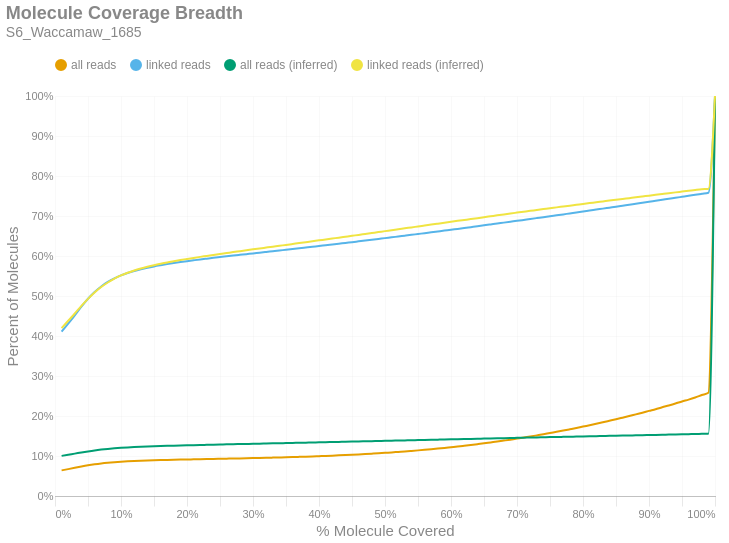

Notebook code for this chart:
### Markdown cell above
### Molecule Read Coverage
This chart shows molecule coverage breadth as computed by the number of bases aligned to that molecule. In other words, "*how much of each unique long molecule is actually sequenced/aligned?*" Keep in mind there is a distinction between sequences and alignments, since some sequences belonging to a particular molecule may not align well and wouldn't appear in the alignment data. This chart also shows molecule coverage breadth as computed by the *inferred fragment* from which the aligned sequences originate. Unlike read coverage, this calculation takes into account the total insert size, including unsequenced gaps between the forward and reverse reads. Like the previous figures, these are cumulative percents.

### Code cell
if SKIPLR:
    print_html(f"Skipped")
else:
    binned_df = consolidated_hist(valids['coverage_bp'], mask, 0.01, True)
    binned_df_inf = consolidated_hist(valids['coverage_inserts'], mask, 0.01, True)
    binned_df = binned_df.with_columns(pl.lit(binned_df_inf['all reads (cumsum)']).alias('all reads (inferred)'))
    binned_df = binned_df.with_columns(pl.lit(binned_df_inf['linked reads (cumsum)']).alias('linked reads (inferred)'))
    binned_df = binned_df.with_columns(
        (pl.col('bin').cast(pl.Float64) + 0.01).alias('right_edge')
    )

    with SafeRender(binned_df):
        (
            density_plot(binned_df, 'Molecule Coverage Breadth', samplename, 'molcov', ['all reads (inferred)','linked reads (inferred)'])
            .encode(
                #x=alt.X('bin:Q', title="% Molecule Covered").axis(format = '%').scale(padding=0),
                x=alt.X('right_edge:Q', title="% Molecule Covered").axis(format='%').scale(padding=0),
                y=alt.Y('value:Q', title='Percent of Molecules')
                    .axis(format='%')
                    .stack(False)
                    .scale(domainMin=0, padding=0),
                color=alt.Color("key:N").scale(domain = ["all reads", "linked reads", "all reads (inferred)", "linked reads (inferred)"]),
                tooltip = [
                    alt.Tooltip("key:N", title = "Data Type"),
                    alt.Tooltip("range_label:N", title="% Molecule Covered"),
                    alt.Tooltip("value:Q", format = ".2%", title="% Molecules")
                ]
            )
        ).display()

### Figure 1 — Vega-Lite specification as saved in the notebook (floating-point values rounded to 4 significant figures)
{"width": "container", "height": 400, "config": {"title": {"anchor": "start", "dy": -15, "fontSize": 18, "color": "#888888", "subtitleColor": "#888888", "subtitleFontSize": 14}, "arc": {"fill": "#0072B2"}, "axis": {"domainColor": "#888888", "domainWidth": 0.5, "gridWidth": 0.2, "grid": false, "titleFontWeight": 400, "titleFontSize": 15, "labelFontSize": 11, "labelColor": "#888888", "tickColor": "#888888", "tickWidth": 0.2, "titleColor": "#888888"}, "axisBand": {"grid": false}, "axisX": {"grid": true, "tickSize": 10, "domainCap": "round"}, "axisY": {"domain": false, "grid": true, "tickSize": 0, "domainCap": "round"}, "background": "transparent", "header": {"labelFontSize": 15, "labelColor": "#888888", "titleFontSize": 15, "titleFontWeight": 600, "titleColor": "#888888"}, "legend": {"labelFont": "sans-serif", "labelFontSize": 12, "labelColor": "#888888", "symbolSize": 100, "symbolType": "circle", "titleFontSize": 12, "titlePadding": 10, "titleColor": "#888888", "title": null, "orient": "top"}, "range": {"category": ["#E69F00", "#56B4E9", "#009E73", "#F0E442", "#0072B2", "#D55E00", "#CC79A7", "#000000"], "diverging": ["#cfe8f3", "#a2d4ec", "#73bfe2", "#46abdb", "#1696d2", "#12719e"]}, "area": {"fill": "#0072B2", "fillOpacity": 0.7, "line": true, "strokeOpacity": 0.7}, "line": {"color": "#0072B2", "stroke": "#0072B2", "strokeWidth": 2}, "trail": {"color": "#0072B2", "stroke": "#0072B2", "strokeWidth": 0, "size": 1}, "point": {"filled": true, "fillOpacity": 1.0, "size": 95}, "text": {"color": "#888888", "fontSize": 11, "align": "right", "fontWeight": 400, "size": 11}, "bar": {"fill": "#0072B2", "stroke": null}, "view": {"stroke": null, "continuousWidth": 660, "continuousHeight": 400}}, "data": {"name": "data-83d51782aaf742fee3c65ac7643b8d0e"}, "mark": {"type": "line", "interpolate": "monotone", "point": {"opacity": 0, "size": 275}}, "encoding": {"color": {"field": "key", "scale": {"domain": ["all reads", "linked reads", "all reads (inferred)", "linked reads (inferred)"]}, "type": "nominal"}, "tooltip": [{"field": "key", "title": "Data Type", "type": "nominal"}, {"field": "range_label", "title": "% Molecule Covered", "type": "nominal"}, {"field": "value", "format": ".2%", "title": "% Molecules", "type": "quantitative"}], "x": {"axis": {"format": "%"}, "field": "right_edge", "scale": {"padding": 0}, "title": "% Molecule Covered", "type": "quantitative"}, "y": {"axis": {"format": "%"}, "field": "value", "scale": {"domainMin": 0, "padding": 0}, "stack": false, "title": "Percent of Molecules", "type": "quantitative"}}, "params": [{"name": "param_c36ac31b6afebe62", "select": {"type": "point", "fields": ["key"]}, "bind": "legend"}], "title": {"text": "Molecule Coverage Breadth", "subtitle": "S6_Waccamaw_1685"}, "transform": [{"fold": ["all reads (cumsum)", "linked reads (cumsum)", "all reads (inferred)", "linked reads (inferred)"]}, {"calculate": "replace(datum.key, ' (cumsum)', '')", "as": "key"}, {"filter": {"param": "param_c36ac31b6afebe62"}}], "usermeta": {"embedOptions": {"downloadFileName": "S6_Waccamaw_1685.molcov"}}, "$schema": "https://vega.github.io/schema/vega-lite/v6.1.0.json", "datasets": {"data-83d51782aaf742fee3c65ac7643b8d0e": [{"bin": "0.0", "interval": "0.0-0.01", "all reads": 0.06409, "linked reads": 0.411, "all reads (cumsum)": 0.06409, "linked reads (cumsum)": 0.411, "range_label": "0.0-0.01", "all reads (inferred)": 0.1003, "linked reads (inferred)": 0.4196, "right_edge": 0.01}, {"bin": "0.01", "interval": "0.01-0.02", "all reads": 0.003122, "linked reads": 0.01989, "all reads (cumsum)": 0.06721, "linked reads (cumsum)": 0.4308, "range_label": "0.01-0.02", "all reads (inferred)": 0.1032, "linked reads (inferred)": 0.4382, "right_edge": 0.02}, {"bin": "0.02", "interval": "0.02-0.03", "all reads": 0.003224, "linked reads": 0.02088, "all reads (cumsum)": 0.07043, "linked reads (cumsum)": 0.4517, "range_label": "0.02-0.03", "all reads (inferred)": 0.106, "linked reads (inferred)": 0.4563, "right_edge": 0.03}, {"bin": "0.03", "interval": "0.03-0.04", "all reads": 0.003297, "linked reads": 0.02149, "all reads (cumsum)": 0.07373, "linked reads (cumsum)": 0.4732, "range_label": "0.03-0.04", "all reads (inferred)": 0.1088, "linked reads (inferred)": 0.4751, "right_edge": 0.04}, {"bin": "0.04", "interval": "0.04-0.05", "all reads": 0.003029, "linked reads": 0.01981, "all reads (cumsum)": 0.07676, "linked reads (cumsum)": 0.493, "range_label": "0.04-0.05", "all reads (inferred)": 0.1115, "linked reads (inferred)": 0.4929, "right_edge": 0.05}, {"bin": "0.05", "interval": "0.05-0.06", "all reads": 0.00258, "linked reads": 0.01687, "all reads (cumsum)": 0.07934, "linked reads (cumsum)": 0.5099, "range_label": "0.05-0.06", "all reads (inferred)": 0.114, "linked reads (inferred)": 0.5089, "right_edge": 0.06}, {"bin": "0.06", "interval": "0.06-0.07", "all reads": 0.00215, "linked reads": 0.01404, "all reads (cumsum)": 0.08149, "linked reads (cumsum)": 0.5239, "range_label": "0.06-0.07", "all reads (inferred)": 0.116, "linked reads (inferred)": 0.5224, "right_edge": 0.07}, {"bin": "0.07", "interval": "0.07-0.08", "all reads": 0.001713, "linked reads": 0.01119, "all reads (cumsum)": 0.0832, "linked reads (cumsum)": 0.5351, "range_label": "0.07-0.08", "all reads (inferred)": 0.1177, "linked reads (inferred)": 0.5338, "right_edge": 0.08}, {"bin": "0.08", "interval": "0.08-0.09", "all reads": 0.001391, "linked reads": 0.009061, "all reads (cumsum)": 0.08459, "linked reads (cumsum)": 0.5442, "range_label": "0.08-0.09", "all reads (inferred)": 0.1192, "linked reads (inferred)": 0.5434, "right_edge": 0.09}, {"bin": "0.09", "interval": "0.09-0.1", "all reads": 0.001142, "linked reads": 0.00738, "all reads (cumsum)": 0.08574, "linked reads (cumsum)": 0.5516, "range_label": "0.09-0.1", "all reads (inferred)": 0.1204, "linked reads (inferred)": 0.5514, "right_edge": 0.1}, {"bin": "0.1", "interval": "0.1-0.11", "all reads": 0.0009372, "linked reads": 0.006023, "all reads (cumsum)": 0.08667, "linked reads (cumsum)": 0.5576, "range_label": "0.1-0.11", "all reads (inferred)": 0.1214, "linked reads (inferred)": 0.5581, "right_edge": 0.11}, {"bin": "0.11", "interval": "0.11-0.12", "all reads": 0.0007876, "linked reads": 0.005062, "all reads (cumsum)": 0.08746, "linked reads (cumsum)": 0.5626, "range_label": "0.11-0.12", "all reads (inferred)": 0.1223, "linked reads (inferred)": 0.5638, "right_edge": 0.12}, {"bin": "0.12", "interval": "0.12-0.13", "all reads": 0.0006713, "linked reads": 0.004282, "all reads (cumsum)": 0.08813, "linked reads (cumsum)": 0.5669, "range_label": "0.12-0.13", "all reads (inferred)": 0.1231, "linked reads (inferred)": 0.5688, "right_edge": 0.13}, {"bin": "0.13", "interval": "0.13-0.14", "all reads": 0.000595, "linked reads": 0.003793, "all reads (cumsum)": 0.08873, "linked reads (cumsum)": 0.5707, "range_label": "0.13-0.14", "all reads (inferred)": 0.1237, "linked reads (inferred)": 0.5731, "right_edge": 0.14}, {"bin": "0.14", "interval": "0.14-0.15", "all reads": 0.0005183, "linked reads": 0.003298, "all reads (cumsum)": 0.08925, "linked reads (cumsum)": 0.574, "range_label": "0.14-0.15", "all reads (inferred)": 0.1243, "linked reads (inferred)": 0.577, "right_edge": 0.15}, {"bin": "0.15", "interval": "0.15-0.16", "all reads": 0.0004716, "linked reads": 0.002971, "all reads (cumsum)": 0.08972, "linked reads (cumsum)": 0.577, "range_label": "0.15-0.16", "all reads (inferred)": 0.1249, "linked reads (inferred)": 0.5806, "right_edge": 0.16}, {"bin": "0.16", "interval": "0.16-0.17", "all reads": 0.0004502, "linked reads": 0.002831, "all reads (cumsum)": 0.09017, "linked reads (cumsum)": 0.5798, "range_label": "0.16-0.17", "all reads (inferred)": 0.1254, "linked reads (inferred)": 0.584, "right_edge": 0.17}, {"bin": "0.17", "interval": "0.17-0.18", "all reads": 0.0004175, "linked reads": 0.002609, "all reads (cumsum)": 0.09058, "linked reads (cumsum)": 0.5824, "range_label": "0.17-0.18", "all reads (inferred)": 0.1259, "linked reads (inferred)": 0.587, "right_edge": 0.18}, {"bin": "0.18", "interval": "0.18-0.19", "all reads": 0.0003959, "linked reads": 0.00246, "all reads (cumsum)": 0.09098, "linked reads (cumsum)": 0.5849, "range_label": "0.18-0.19", "all reads (inferred)": 0.1263, "linked reads (inferred)": 0.5899, "right_edge": 0.19}, {"bin": "0.19", "interval": "0.19-0.2", "all reads": 0.000371, "linked reads": 0.002269, "all reads (cumsum)": 0.09135, "linked reads (cumsum)": 0.5872, "range_label": "0.19-0.2", "all reads (inferred)": 0.1268, "linked reads (inferred)": 0.5926, "right_edge": 0.2}, {"bin": "0.2", "interval": "0.2-0.21", "all reads": 0.0003491, "linked reads": 0.002129, "all reads (cumsum)": 0.0917, "linked reads (cumsum)": 0.5893, "range_label": "0.2-0.21", "all reads (inferred)": 0.1272, "linked reads (inferred)": 0.5953, "right_edge": 0.21}, {"bin": "0.21", "interval": "0.21-0.22", "all reads": 0.0003497, "linked reads": 0.002101, "all reads (cumsum)": 0.09205, "linked reads (cumsum)": 0.5914, "range_label": "0.21-0.22", "all reads (inferred)": 0.1276, "linked reads (inferred)": 0.5978, "right_edge": 0.22}, {"bin": "0.22", "interval": "0.22-0.23", "all reads": 0.0003373, "linked reads": 0.002012, "all reads (cumsum)": 0.09239, "linked reads (cumsum)": 0.5934, "range_label": "0.22-0.23", "all reads (inferred)": 0.128, "linked reads (inferred)": 0.6002, "right_edge": 0.23}, {"bin": "0.23", "interval": "0.23-0.24", "all reads": 0.0003368, "linked reads": 0.001994, "all reads (cumsum)": 0.09272, "linked reads (cumsum)": 0.5954, "range_label": "0.23-0.24", "all reads (inferred)": 0.1283, "linked reads (inferred)": 0.6027, "right_edge": 0.24}, {"bin": "0.24", "interval": "0.24-0.25", "all reads": 0.0003214, "linked reads": 0.001877, "all reads (cumsum)": 0.09305, "linked reads (cumsum)": 0.5973, "range_label": "0.24-0.25", "all reads (inferred)": 0.1287, "linked reads (inferred)": 0.6051, "right_edge": 0.25}, {"bin": "0.25", "interval": "0.25-0.26", "all reads": 0.0003242, "linked reads": 0.001864, "all reads (cumsum)": 0.09337, "linked reads (cumsum)": 0.5991, "range_label": "0.25-0.26", "all reads (inferred)": 0.1291, "linked reads (inferred)": 0.6074, "right_edge": 0.26}, {"bin": "0.26", "interval": "0.26-0.27", "all reads": 0.0003235, "linked reads": 0.001864, "all reads (cumsum)": 0.09369, "linked reads (cumsum)": 0.601, "range_label": "0.26-0.27", "all reads (inferred)": 0.1295, "linked reads (inferred)": 0.6097, "right_edge": 0.27}, {"bin": "0.27", "interval": "0.27-0.28", "all reads": 0.0003353, "linked reads": 0.001837, "all reads (cumsum)": 0.09403, "linked reads (cumsum)": 0.6028, "range_label": "0.27-0.28", "all reads (inferred)": 0.1298, "linked reads (inferred)": 0.612, "right_edge": 0.28}, {"bin": "0.28", "interval": "0.28-0.29", "all reads": 0.0003472, "linked reads": 0.001828, "all reads (cumsum)": 0.09438, "linked reads (cumsum)": 0.6047, "range_label": "0.28-0.29", "all reads (inferred)": 0.1302, "linked reads (inferred)": 0.6143, "right_edge": 0.29}, {"bin": "0.29", "interval": "0.29-0.3", "all reads": 0.0003689, "linked reads": 0.00185, "all reads (cumsum)": 0.09475, "linked reads (cumsum)": 0.6065, "range_label": "0.29-0.3", "all reads (inferred)": 0.1305, "linked reads (inferred)": 0.6166, "right_edge": 0.3}, {"bin": "0.3", "interval": "0.3-0.31", "all reads": 0.000384, "linked reads": 0.001793, "all reads (cumsum)": 0.09513, "linked reads (cumsum)": 0.6083, "range_label": "0.3-0.31", "all reads (inferred)": 0.1309, "linked reads (inferred)": 0.6189, "right_edge": 0.31}, {"bin": "0.31", "interval": "0.31-0.32", "all reads": 0.0003976, "linked reads": 0.001824, "all reads (cumsum)": 0.09553, "linked reads (cumsum)": 0.6101, "range_label": "0.31-0.32", "all reads (inferred)": 0.1313, "linked reads (inferred)": 0.6211, "right_edge": 0.32}, {"bin": "0.32", "interval": "0.32-0.33", "all reads": 0.0004216, "linked reads": 0.001835, "all reads (cumsum)": 0.09595, "linked reads (cumsum)": 0.612, "range_label": "0.32-0.33", "all reads (inferred)": 0.1316, "linked reads (inferred)": 0.6233, "right_edge": 0.33}, {"bin": "0.33", "interval": "0.33-0.34", "all reads": 0.0004352, "linked reads": 0.001827, "all reads (cumsum)": 0.09638, "linked reads (cumsum)": 0.6138, "range_label": "0.33-0.34", "all reads (inferred)": 0.132, "linked reads (inferred)": 0.6255, "right_edge": 0.34}, {"bin": "0.34", "interval": "0.34-0.35", "all reads": 0.0004464, "linked reads": 0.001763, "all reads (cumsum)": 0.09683, "linked reads (cumsum)": 0.6155, "range_label": "0.34-0.35", "all reads (inferred)": 0.1323, "linked reads (inferred)": 0.6277, "right_edge": 0.35}, {"bin": "0.35", "interval": "0.35-0.36", "all reads": 0.000478, "linked reads": 0.00182, "all reads (cumsum)": 0.09731, "linked reads (cumsum)": 0.6174, "range_label": "0.35-0.36", "all reads (inferred)": 0.1327, "linked reads (inferred)": 0.63, "right_edge": 0.36}, {"bin": "0.36", "interval": "0.36-0.37", "all reads": 0.000518, "linked reads": 0.001863, "all reads (cumsum)": 0.09783, "linked reads (cumsum)": 0.6192, "range_label": "0.36-0.37", "all reads (inferred)": 0.1331, "linked reads (inferred)": 0.6323, "right_edge": 0.37}, {"bin": "0.37", "interval": "0.37-0.38", "all reads": 0.0005338, "linked reads": 0.001899, "all reads (cumsum)": 0.09836, "linked reads (cumsum)": 0.6211, "range_label": "0.37-0.38", "all reads (inferred)": 0.1334, "linked reads (inferred)": 0.6346, "right_edge": 0.38}, {"bin": "0.38", "interval": "0.38-0.39", "all reads": 0.0005661, "linked reads": 0.001906, "all reads (cumsum)": 0.09893, "linked reads (cumsum)": 0.623, "range_label": "0.38-0.39", "all reads (inferred)": 0.1338, "linked reads (inferred)": 0.6368, "right_edge": 0.39}, {"bin": "0.39", "interval": "0.39-0.4", "all reads": 0.0006278, "linked reads": 0.001981, "all reads (cumsum)": 0.09955, "linked reads (cumsum)": 0.625, "range_label": "0.39-0.4", "all reads (inferred)": 0.1342, "linked reads (inferred)": 0.6391, "right_edge": 0.4}, {"bin": "0.4", "interval": "0.4-0.41", "all reads": 0.0006278, "linked reads": 0.001873, "all reads (cumsum)": 0.1002, "linked reads (cumsum)": 0.6269, "range_label": "0.4-0.41", "all reads (inferred)": 0.1345, "linked reads (inferred)": 0.6414, "right_edge": 0.41}, {"bin": "0.41", "interval": "0.41-0.42", "all reads": 0.0006707, "linked reads": 0.001918, "all reads (cumsum)": 0.1009, "linked reads (cumsum)": 0.6288, "range_label": "0.41-0.42", "all reads (inferred)": 0.1349, "linked reads (inferred)": 0.6437, "right_edge": 0.42}, {"bin": "0.42", "interval": "0.42-0.43", "all reads": 0.0007243, "linked reads": 0.001915, "all reads (cumsum)": 0.1016, "linked reads (cumsum)": 0.6307, "range_label": "0.42-0.43", "all reads (inferred)": 0.1352, "linked reads (inferred)": 0.6459, "right_edge": 0.43}, {"bin": "0.43", "interval": "0.43-0.44", "all reads": 0.0007633, "linked reads": 0.001969, "all reads (cumsum)": 0.1023, "linked reads (cumsum)": 0.6327, "range_label": "0.43-0.44", "all reads (inferred)": 0.1356, "linked reads (inferred)": 0.6482, "right_edge": 0.44}, {"bin": "0.44", "interval": "0.44-0.45", "all reads": 0.0007955, "linked reads": 0.001915, "all reads (cumsum)": 0.1031, "linked reads (cumsum)": 0.6346, "range_label": "0.44-0.45", "all reads (inferred)": 0.136, "linked reads (inferred)": 0.6505, "right_edge": 0.45}, {"bin": "0.45", "interval": "0.45-0.46", "all reads": 0.0008521, "linked reads": 0.001975, "all reads (cumsum)": 0.104, "linked reads (cumsum)": 0.6366, "range_label": "0.45-0.46", "all reads (inferred)": 0.1364, "linked reads (inferred)": 0.6528, "right_edge": 0.46}, {"bin": "0.46", "interval": "0.46-0.47", "all reads": 0.0008932, "linked reads": 0.00197, "all reads (cumsum)": 0.1049, "linked reads (cumsum)": 0.6386, "range_label": "0.46-0.47", "all reads (inferred)": 0.1367, "linked reads (inferred)": 0.6551, "right_edge": 0.47}, {"bin": "0.47", "interval": "0.47-0.48", "all reads": 0.0009431, "linked reads": 0.002002, "all reads (cumsum)": 0.1058, "linked reads (cumsum)": 0.6406, "range_label": "0.47-0.48", "all reads (inferred)": 0.1371, "linked reads (inferred)": 0.6575, "right_edge": 0.48}, {"bin": "0.48", "interval": "0.48-0.49", "all reads": 0.0009872, "linked reads": 0.002038, "all reads (cumsum)": 0.1068, "linked reads (cumsum)": 0.6426, "range_label": "0.48-0.49", "all reads (inferred)": 0.1375, "linked reads (inferred)": 0.6598, "right_edge": 0.49}, {"bin": "0.49", "interval": "0.49-0.5", "all reads": 0.001145, "linked reads": 0.002086, "all reads (cumsum)": 0.108, "linked reads (cumsum)": 0.6447, "range_label": "0.49-0.5", "all reads (inferred)": 0.1379, "linked reads (inferred)": 0.6622, "right_edge": 0.5}, {"bin": "0.5", "interval": "0.5-0.51", "all reads": 0.001019, "linked reads": 0.001995, "all reads (cumsum)": 0.109, "linked reads (cumsum)": 0.6467, "range_label": "0.5-0.51", "all reads (inferred)": 0.1382, "linked reads (inferred)": 0.6644, "right_edge": 0.51}, {"bin": "0.51", "interval": "0.51-0.52", "all reads": 0.001227, "linked reads": 0.002077, "all reads (cumsum)": 0.1102, "linked reads (cumsum)": 0.6488, "range_label": "0.51-0.52", "all reads (inferred)": 0.1386, "linked reads (inferred)": 0.6668, "right_edge": 0.52}, {"bin": "0.52", "interval": "0.52-0.53", "all reads": 0.001197, "linked reads": 0.002033, "all reads (cumsum)": 0.1114, "linked reads (cumsum)": 0.6508, "range_label": "0.52-0.53", "all reads (inferred)": 0.139, "linked reads (inferred)": 0.6691, "right_edge": 0.53}, {"bin": "0.53", "interval": "0.53-0.54", "all reads": 0.001312, "linked reads": 0.002062, "all reads (cumsum)": 0.1127, "linked reads (cumsum)": 0.6528, "range_label": "0.53-0.54", "all reads (inferred)": 0.1394, "linked reads (inferred)": 0.6715, "right_edge": 0.54}, {"bin": "0.54", "interval": "0.54-0.55", "all reads": 0.001359, "linked reads": 0.002145, "all reads (cumsum)": 0.1141, "linked reads (cumsum)": 0.655, "range_label": "0.54-0.55", "all reads (inferred)": 0.1398, "linked reads (inferred)": 0.6738, "right_edge": 0.55}, {"bin": "0.55", "interval": "0.55-0.56", "all reads": 0.001445, "linked reads": 0.002106, "all reads (cumsum)": 0.1155, "linked reads (cumsum)": 0.6571, "range_label": "0.55-0.56", "all reads (inferred)": 0.1402, "linked reads (inferred)": 0.6761, "right_edge": 0.56}, {"bin": "0.56", "interval": "0.56-0.57", "all reads": 0.001508, "linked reads": 0.002176, "all reads (cumsum)": 0.117, "linked reads (cumsum)": 0.6593, "range_label": "0.56-0.57", "all reads (inferred)": 0.1405, "linked reads (inferred)": 0.6785, "right_edge": 0.57}, {"bin": "0.57", "interval": "0.57-0.58", "all reads": 0.001557, "linked reads": 0.002126, "all reads (cumsum)": 0.1186, "linked reads (cumsum)": 0.6614, "range_label": "0.57-0.58", "all reads (inferred)": 0.1409, "linked reads (inferred)": 0.6808, "right_edge": 0.58}, {"bin": "0.58", "interval": "0.58-0.59", "all reads": 0.001644, "linked reads": 0.002127, "all reads (cumsum)": 0.1202, "linked reads (cumsum)": 0.6635, "range_label": "0.58-0.59", "all reads (inferred)": 0.1413, "linked reads (inferred)": 0.6831, "right_edge": 0.59}, {"bin": "0.59", "interval": "0.59-0.6", "all reads": 0.00176, "linked reads": 0.002183, "all reads (cumsum)": 0.122, "linked reads (cumsum)": 0.6657, "range_label": "0.59-0.6", "all reads (inferred)": 0.1417, "linked reads (inferred)": 0.6855, "right_edge": 0.6}, {"bin": "0.6", "interval": "0.6-0.61", "all reads": 0.001729, "linked reads": 0.002053, "all reads (cumsum)": 0.1237, "linked reads (cumsum)": 0.6678, "range_label": "0.6-0.61", "all reads (inferred)": 0.142, "linked reads (inferred)": 0.6878, "right_edge": 0.61}, {"bin": "0.61", "interval": "0.61-0.62", "all reads": 0.001891, "linked reads": 0.002154, "all reads (cumsum)": 0.1256, "linked reads (cumsum)": 0.6699, "range_label": "0.61-0.62", "all reads (inferred)": 0.1424, "linked reads (inferred)": 0.6901, "right_edge": 0.62}, {"bin": "0.62", "interval": "0.62-0.63", "all reads": 0.001935, "linked reads": 0.002237, "all reads (cumsum)": 0.1275, "linked reads (cumsum)": 0.6722, "range_label": "0.62-0.63", "all reads (inferred)": 0.1428, "linked reads (inferred)": 0.6923, "right_edge": 0.63}, {"bin": "0.63", "interval": "0.63-0.64", "all reads": 0.00201, "linked reads": 0.002227, "all reads (cumsum)": 0.1295, "linked reads (cumsum)": 0.6744, "range_label": "0.63-0.64", "all reads (inferred)": 0.1432, "linked reads (inferred)": 0.6946, "right_edge": 0.64}, {"bin": "0.64", "interval": "0.64-0.65", "all reads": 0.00208, "linked reads": 0.002303, "all reads (cumsum)": 0.1316, "linked reads (cumsum)": 0.6767, "range_label": "0.64-0.65", "all reads (inferred)": 0.1435, "linked reads (inferred)": 0.697, "right_edge": 0.65}, {"bin": "0.65", "interval": "0.65-0.66", "all reads": 0.002254, "linked reads": 0.002236, "all reads (cumsum)": 0.1339, "linked reads (cumsum)": 0.6789, "range_label": "0.65-0.66", "all reads (inferred)": 0.1439, "linked reads (inferred)": 0.6993, "right_edge": 0.66}, {"bin": "0.66", "interval": "0.66-0.67", "all reads": 0.002225, "linked reads": 0.002215, "all reads (cumsum)": 0.1361, "linked reads (cumsum)": 0.6811, "range_label": "0.66-0.67", "all reads (inferred)": 0.1443, "linked reads (inferred)": 0.7016, "right_edge": 0.67}, {"bin": "0.67", "interval": "0.67-0.68", "all reads": 0.002365, "linked reads": 0.002305, "all reads (cumsum)": 0.1385, "linked reads (cumsum)": 0.6834, "range_label": "0.67-0.68", "all reads (inferred)": 0.1447, "linked reads (inferred)": 0.7039, "right_edge": 0.68}, {"bin": "0.68", "interval": "0.68-0.69", "all reads": 0.002402, "linked reads": 0.00223, "all reads (cumsum)": 0.1409, "linked reads (cumsum)": 0.6857, "range_label": "0.68-0.69", "all reads (inferred)": 0.145, "linked reads (inferred)": 0.7062, "right_edge": 0.69}, {"bin": "0.69", "interval": "0.69-0.7", "all reads": 0.002579, "linked reads": 0.002178, "all reads (cumsum)": 0.1435, "linked reads (cumsum)": 0.6878, "range_label": "0.69-0.7", "all reads (inferred)": 0.1454, "linked reads (inferred)": 0.7085, "right_edge": 0.7}, {"bin": "0.7", "interval": "0.7-0.71", "all reads": 0.002568, "linked reads": 0.002321, "all reads (cumsum)": 0.146, "linked reads (cumsum)": 0.6902, "range_label": "0.7-0.71", "all reads (inferred)": 0.1458, "linked reads (inferred)": 0.7107, "right_edge": 0.71}, {"bin": "0.71", "interval": "0.71-0.72", "all reads": 0.00269, "linked reads": 0.002355, "all reads (cumsum)": 0.1487, "linked reads (cumsum)": 0.6925, "range_label": "0.71-0.72", "all reads (inferred)": 0.1461, "linked reads (inferred)": 0.7129, "right_edge": 0.72}, {"bin": "0.72", "interval": "0.72-0.73", "all reads": 0.002795, "linked reads": 0.002295, "all reads (cumsum)": 0.1515, "linked reads (cumsum)": 0.6948, "range_label": "0.72-0.73", "all reads (inferred)": 0.1465, "linked reads (inferred)": 0.715, "right_edge": 0.73}, {"bin": "0.73", "interval": "0.73-0.74", "all reads": 0.002828, "linked reads": 0.00227, "all reads (cumsum)": 0.1543, "linked reads (cumsum)": 0.6971, "range_label": "0.73-0.74", "all reads (inferred)": 0.1468, "linked reads (inferred)": 0.7172, "right_edge": 0.74}, {"bin": "0.74", "interval": "0.74-0.75", "all reads": 0.003076, "linked reads": 0.002374, "all reads (cumsum)": 0.1574, "linked reads (cumsum)": 0.6995, "range_label": "0.74-0.75", "all reads (inferred)": 0.1472, "linked reads (inferred)": 0.7195, "right_edge": 0.75}, {"bin": "0.75", "interval": "0.75-0.76", "all reads": 0.002951, "linked reads": 0.002244, "all reads (cumsum)": 0.1604, "linked reads (cumsum)": 0.7017, "range_label": "0.75-0.76", "all reads (inferred)": 0.1475, "linked reads (inferred)": 0.7216, "right_edge": 0.76}, {"bin": "0.76", "interval": "0.76-0.77", "all reads": 0.003132, "linked reads": 0.002319, "all reads (cumsum)": 0.1635, "linked reads (cumsum)": 0.704, "range_label": "0.76-0.77", "all reads (inferred)": 0.1479, "linked reads (inferred)": 0.7237, "right_edge": 0.77}, {"bin": "0.77", "interval": "0.77-0.78", "all reads": 0.003237, "linked reads": 0.002464, "all reads (cumsum)": 0.1667, "linked reads (cumsum)": 0.7065, "range_label": "0.77-0.78", "all reads (inferred)": 0.1483, "linked reads (inferred)": 0.7259, "right_edge": 0.78}, {"bin": "0.78", "interval": "0.78-0.79", "all reads": 0.003282, "linked reads": 0.002353, "all reads (cumsum)": 0.17, "linked reads (cumsum)": 0.7088, "range_label": "0.78-0.79", "all reads (inferred)": 0.1486, "linked reads (inferred)": 0.728, "right_edge": 0.79}, {"bin": "0.79", "interval": "0.79-0.8", "all reads": 0.003569, "linked reads": 0.002526, "all reads (cumsum)": 0.1736, "linked reads (cumsum)": 0.7114, "range_label": "0.79-0.8", "all reads (inferred)": 0.149, "linked reads (inferred)": 0.7302, "right_edge": 0.8}, {"bin": "0.8", "interval": "0.8-0.81", "all reads": 0.003339, "linked reads": 0.002285, "all reads (cumsum)": 0.1769, "linked reads (cumsum)": 0.7137, "range_label": "0.8-0.81", "all reads (inferred)": 0.1493, "linked reads (inferred)": 0.7322, "right_edge": 0.81}, {"bin": "0.81", "interval": "0.81-0.82", "all reads": 0.003577, "linked reads": 0.00244, "all reads (cumsum)": 0.1805, "linked reads (cumsum)": 0.7161, "range_label": "0.81-0.82", "all reads (inferred)": 0.1497, "linked reads (inferred)": 0.7344, "right_edge": 0.82}, {"bin": "0.82", "interval": "0.82-0.83", "all reads": 0.003711, "linked reads": 0.002353, "all reads (cumsum)": 0.1842, "linked reads (cumsum)": 0.7184, "range_label": "0.82-0.83", "all reads (inferred)": 0.15, "linked reads (inferred)": 0.7364, "right_edge": 0.83}, {"bin": "0.83", "interval": "0.83-0.84", "all reads": 0.003809, "linked reads": 0.002422, "all reads (cumsum)": 0.188, "linked reads (cumsum)": 0.7209, "range_label": "0.83-0.84", "all reads (inferred)": 0.1503, "linked reads (inferred)": 0.7385, "right_edge": 0.84}, {"bin": "0.84", "interval": "0.84-0.85", "all reads": 0.003825, "linked reads": 0.002407, "all reads (cumsum)": 0.1918, "linked reads (cumsum)": 0.7233, "range_label": "0.84-0.85", "all reads (inferred)": 0.1507, "linked reads (inferred)": 0.7405, "right_edge": 0.85}, {"bin": "0.85", "interval": "0.85-0.86", "all reads": 0.004002, "linked reads": 0.002456, "all reads (cumsum)": 0.1958, "linked reads (cumsum)": 0.7257, "range_label": "0.85-0.86", "all reads (inferred)": 0.151, "linked reads (inferred)": 0.7426, "right_edge": 0.86}, {"bin": "0.86", "interval": "0.86-0.87", "all reads": 0.004038, "linked reads": 0.002386, "all reads (cumsum)": 0.1999, "linked reads (cumsum)": 0.7281, "range_label": "0.86-0.87", "all reads (inferred)": 0.1513, "linked reads (inferred)": 0.7446, "right_edge": 0.87}, {"bin": "0.87", "interval": "0.87-0.88", "all reads": 0.004244, "linked reads": 0.002498, "all reads (cumsum)": 0.2041, "linked reads (cumsum)": 0.7306, "range_label": "0.87-0.88", "all reads (inferred)": 0.1517, "linked reads (inferred)": 0.7466, "right_edge": 0.88}, {"bin": "0.88", "interval": "0.88-0.89", "all reads": 0.004206, "linked reads": 0.002422, "all reads (cumsum)": 0.2083, "linked reads (cumsum)": 0.733, "range_label": "0.88-0.89", "all reads (inferred)": 0.152, "linked reads (inferred)": 0.7487, "right_edge": 0.89}, {"bin": "0.89", "interval": "0.89-0.9", "all reads": 0.004463, "linked reads": 0.002521, "all reads (cumsum)": 0.2128, "linked reads (cumsum)": 0.7356, "range_label": "0.89-0.9", "all reads (inferred)": 0.1524, "linked reads (inferred)": 0.7508, "right_edge": 0.9}, {"bin": "0.9", "interval": "0.9-0.91", "all reads": 0.00426, "linked reads": 0.002428, "all reads (cumsum)": 0.2171, "linked reads (cumsum)": 0.738, "range_label": "0.9-0.91", "all reads (inferred)": 0.1527, "linked reads (inferred)": 0.7529, "right_edge": 0.91}, {"bin": "0.91", "interval": "0.91-0.92", "all reads": 0.004896, "linked reads": 0.002475, "all reads (cumsum)": 0.222, "linked reads (cumsum)": 0.7405, "range_label": "0.91-0.92", "all reads (inferred)": 0.1531, "linked reads (inferred)": 0.755, "right_edge": 0.92}, {"bin": "0.92", "interval": "0.92-0.93", "all reads": 0.004357, "linked reads": 0.002572, "all reads (cumsum)": 0.2263, "linked reads (cumsum)": 0.743, "range_label": "0.92-0.93", "all reads (inferred)": 0.1535, "linked reads (inferred)": 0.757, "right_edge": 0.93}, {"bin": "0.93", "interval": "0.93-0.94", "all reads": 0.004738, "linked reads": 0.002417, "all reads (cumsum)": 0.231, "linked reads (cumsum)": 0.7455, "range_label": "0.93-0.94", "all reads (inferred)": 0.1538, "linked reads (inferred)": 0.759, "right_edge": 0.94}, {"bin": "0.94", "interval": "0.94-0.95", "all reads": 0.005283, "linked reads": 0.002511, "all reads (cumsum)": 0.2363, "linked reads (cumsum)": 0.748, "range_label": "0.94-0.95", "all reads (inferred)": 0.1542, "linked reads (inferred)": 0.761, "right_edge": 0.95}, {"bin": "0.95", "interval": "0.95-0.96", "all reads": 0.004579, "linked reads": 0.002517, "all reads (cumsum)": 0.2409, "linked reads (cumsum)": 0.7505, "range_label": "0.95-0.96", "all reads (inferred)": 0.1546, "linked reads (inferred)": 0.763, "right_edge": 0.96}, {"bin": "0.96", "interval": "0.96-0.97", "all reads": 0.005306, "linked reads": 0.002418, "all reads (cumsum)": 0.2462, "linked reads (cumsum)": 0.7529, "range_label": "0.96-0.97", "all reads (inferred)": 0.1549, "linked reads (inferred)": 0.7651, "right_edge": 0.97}, {"bin": "0.97", "interval": "0.97-0.98", "all reads": 0.006125, "linked reads": 0.00254, "all reads (cumsum)": 0.2523, "linked reads (cumsum)": 0.7554, "range_label": "0.97-0.98", "all reads (inferred)": 0.1554, "linked reads (inferred)": 0.7669, "right_edge": 0.98}, {"bin": "0.98", "interval": "0.98-0.99", "all reads": 0.005741, "linked reads": 0.002592, "all reads (cumsum)": 0.2581, "linked reads (cumsum)": 0.758, "range_label": "0.98-0.99", "all reads (inferred)": 0.1558, "linked reads (inferred)": 0.7678, "right_edge": 0.99}, {"bin": "0.99", "interval": "0.99-1.0", "all reads": 0.7419, "linked reads": 0.242, "all reads (cumsum)": 1.0, "linked reads (cumsum)": 1.0, "range_label": "0.99-1.0", "all reads (inferred)": 1.0, "linked reads (inferred)": 1.0, "right_edge": 1.0}]}}
